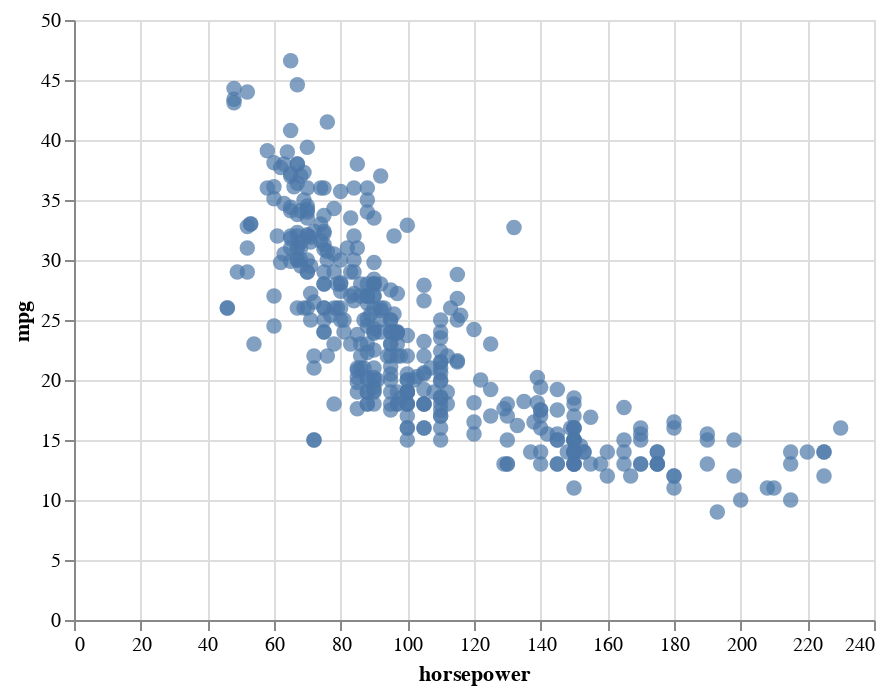

The notebook cell this image was saved under:
### Markdown cell above
## Scatterplots using `altair`

Let us see how we can render the scatterplots using `altair`. 

Refer to the `altair` documentation here: https://altair-viz.github.io/getting_started/overview.html

### A simple scatter plot

Let us start by plotting a simple scatterpoint of `horsepower` vs `mpg`.

`altair` chart visualization can be done using the `Chart` class and its methods.

*  top level **chart** object accepts data
*  **mark** method specifies how the encoded attributes should be represented in the chart
*  **encode** method maps data columns to visual attributes of the chart

#### Encoding types

The encoding type of a data column determines how altair interprets the values of the column. The data columns can be encoded in several different types:

| encoding type | shorthand* | description |
|---|---|---|
| `quantitative` | `Q` | continuous real valued quantity |
| `ordinal` | `O` | discrete ordered quantity |
| `norminal` | `N` | discrete unordered category |
| `temporal` | `T` | time or date value |
| `geojson` | `G` | geographic shape |

To learn more about encoding types refer:
https://altair-viz.github.io/user_guide/encoding.html#encoding-data-types 

#### Shorthand

A **shorthand** is used to conviniently specify the column name and it's type as a string. (It is used to specify the aggregate type as well). The shorthand is used in the code below. We will use the long form which allows for more customization in the following code cells.

### Code cell
(alt.Chart(data)
    .mark_circle(size=60)          # mark_circle for creating scatter plots
    .encode(
            x='horsepower:Q',      # encode x-axis value to the data column 'horsepower' of type "quantitative"
            y='mpg:Q',             # encode y-axis value to the data column 'mpg' of type "quantitative"
))       
    

# compare to plotting with pandas
# data.plot.scatter(x='horsepower', y='mpg')

### Figure 1 — Vega-Lite specification as saved in the notebook (floating-point values rounded to 4 significant figures; data arrays with more than 128 entries replaced by an {"elided": "..."} marker saying what was removed)
{"config": {"view": {"continuousWidth": 400, "continuousHeight": 300}}, "data": {"name": "data-03487aaa278f67a5f3ec4d9732560be4"}, "mark": {"type": "circle", "size": 60}, "encoding": {"x": {"field": "horsepower", "type": "quantitative"}, "y": {"field": "mpg", "type": "quantitative"}}, "$schema": "https://vega.github.io/schema/vega-lite/v4.17.0.json", "datasets": {"data-03487aaa278f67a5f3ec4d9732560be4": {"elided": "392 records"}}}
